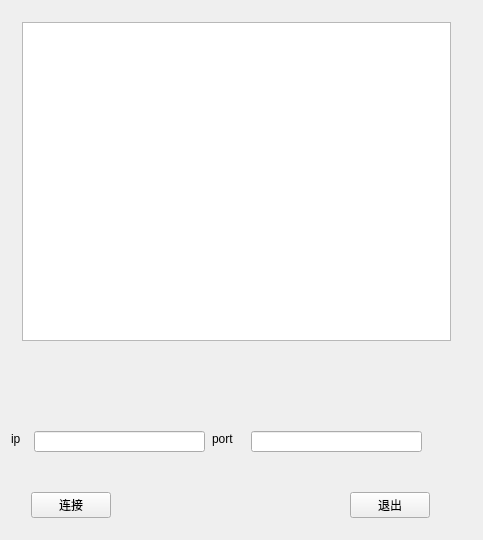
<?xml version="1.0" encoding="UTF-8"?>
<ui version="4.0">
 <class>MainWidget</class>
 <widget class="QWidget" name="MainWidget">
  <property name="geometry">
   <rect>
    <x>0</x>
    <y>0</y>
    <width>483</width>
    <height>540</height>
   </rect>
  </property>
  <property name="windowTitle">
   <string>MainWidget</string>
  </property>
  <widget class="QWidget" name="widget" native="true">
   <property name="geometry">
    <rect>
     <x>0</x>
     <y>420</y>
     <width>461</width>
     <height>41</height>
    </rect>
   </property>
   <widget class="QLineEdit" name="lineEdit_ip">
    <property name="geometry">
     <rect>
      <x>34</x>
      <y>11</y>
      <width>171</width>
      <height>21</height>
     </rect>
    </property>
   </widget>
   <widget class="QLabel" name="label">
    <property name="geometry">
     <rect>
      <x>11</x>
      <y>11</y>
      <width>16</width>
      <height>16</height>
     </rect>
    </property>
    <property name="text">
     <string>ip</string>
    </property>
   </widget>
   <widget class="QLabel" name="label_2">
    <property name="geometry">
     <rect>
      <x>212</x>
      <y>11</y>
      <width>32</width>
      <height>16</height>
     </rect>
    </property>
    <property name="text">
     <string>port</string>
    </property>
   </widget>
   <widget class="QLineEdit" name="lineEdit_port">
    <property name="geometry">
     <rect>
      <x>251</x>
      <y>11</y>
      <width>171</width>
      <height>21</height>
     </rect>
    </property>
   </widget>
  </widget>
  <widget class="QWidget" name="widget_2" native="true">
   <property name="geometry">
    <rect>
     <x>20</x>
     <y>480</y>
     <width>421</width>
     <height>50</height>
    </rect>
   </property>
   <layout class="QHBoxLayout" name="horizontalLayout">
    <item>
     <widget class="QPushButton" name="button_connect">
      <property name="text">
       <string>连接</string>
      </property>
     </widget>
    </item>
    <item>
     <spacer name="horizontalSpacer">
      <property name="orientation">
       <enum>Qt::Horizontal</enum>
      </property>
      <property name="sizeHint" stdset="0">
       <size>
        <width>196</width>
        <height>20</height>
       </size>
      </property>
     </spacer>
    </item>
    <item>
     <widget class="QPushButton" name="button_quit">
      <property name="text">
       <string>退出</string>
      </property>
     </widget>
    </item>
   </layout>
  </widget>
  <widget class="QWidget" name="widget_3" native="true">
   <property name="geometry">
    <rect>
     <x>11</x>
     <y>11</y>
     <width>451</width>
     <height>341</height>
    </rect>
   </property>
   <layout class="QHBoxLayout" name="horizontalLayout_2">
    <item>
     <widget class="QTextEdit" name="textEdit">
      <property name="readOnly">
       <bool>true</bool>
      </property>
     </widget>
    </item>
   </layout>
  </widget>
 </widget>
 <layoutdefault spacing="6" margin="11"/>
 <resources/>
 <connections/>
</ui>
